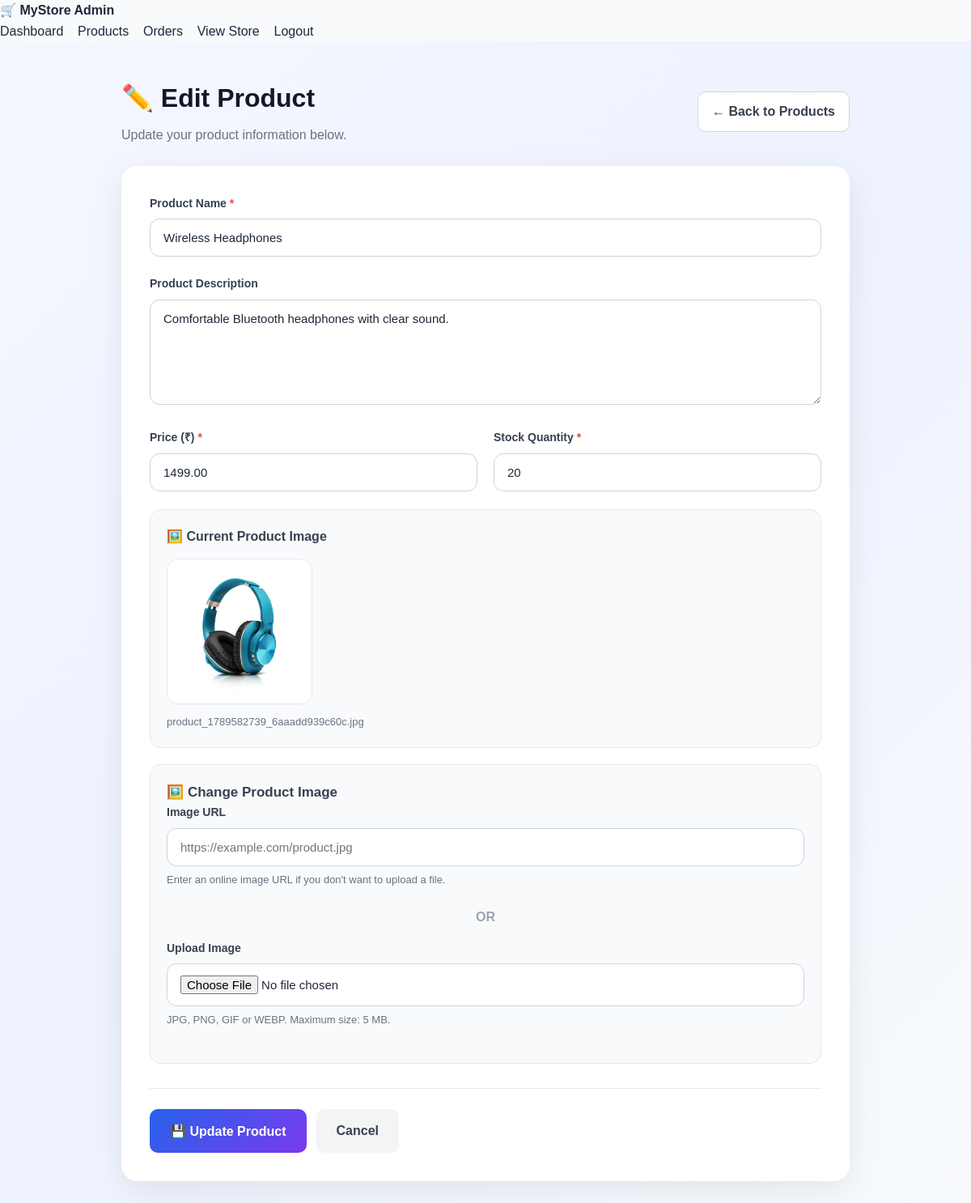
Page /admin/edit_product.php?id=1 (signed in) on the committed database.
### tables this page shows
CREATE TABLE `products` (
  `id` int(11) NOT NULL,
  `name` varchar(150) NOT NULL,
  `description` text DEFAULT NULL,
  `price` decimal(10,2) NOT NULL,
  `image` varchar(500) DEFAULT NULL,
  `stock` int(11) NOT NULL DEFAULT 0,
  `created_at` timestamp NOT NULL DEFAULT current_timestamp()
);

### admin/edit_product.php (the view, shortened to what this page needs)
<?php
require_once "../config/database.php";
$product_id = intval($_GET["id"]);
$stmt = $conn->prepare(
    "SELECT
        id,
        name,
        description,
        price,
        image,
        stock
     FROM products
     WHERE id = ?"
);
$stmt->bind_param("i", $product_id);
$stmt->execute();
$result = $stmt->get_result();
$product = $result->fetch_assoc();
$name = $product["name"];
$description = $product["description"] ?? "";
$price = $product["price"];
$image = $product["image"] ?? "";
$stock = $product["stock"];
?>
<!DOCTYPE html>
<html lang="en">
<head>
    <link
        rel="stylesheet"
        href="../assets/css/style.css"
    >
</head>
<body>
<nav class="admin-topbar">
    <div>
        <strong>
            🛒 MyStore Admin
        </strong>
    </div>
    <div>
        <a href="dashboard.php">
            Dashboard
        </a>
        <a href="products.php">
            Products
        </a>
        <a href="orders.php">
            Orders
        </a>
        <a href="../index.php">
            View Store
        </a>
        <a href="../logout.php">
            Logout
        </a>
    </div>
</nav>
<section class="edit-product-page">
    <div class="edit-container">
        <div class="edit-header">
            <div>
                <h1>
                    ✏️ Edit Product
                </h1>
                <p>
                    Update your product information below.
                </p>
            </div>
            <a
                href="products.php"
                class="back-btn"
            >
                ← Back to Products
            </a>
        </div>
        <div class="edit-card">
            <form
                method="POST"
                enctype="multipart/form-data"
            >
                <div class="form-group">
                    <label for="name">
                        Product Name
                        <span>*</span>
                    </label>
                    <input
                        type="text"
                        id="name"
                        name="name"
                        class="form-control"
                        value="<?php
                        echo htmlspecialchars($name);
                        ?>"
                        placeholder="Enter product name"
                        required
                    >
                </div>
                <div class="form-group">
                    <label for="description">
                        Product Description
                    </label>
                    <textarea
                        id="description"
                        name="description"
                        class="form-control"
                        placeholder="Enter product description"
                    ><?php
                    echo htmlspecialchars(
                        $description
                    );
                    ?></textarea>
                </div>
                <div class="form-row">
                    <div class="form-group">
                        <label for="price">
                            Price (₹)
                            <span>*</span>
                        </label>
                        <input
                            type="number"
                            id="price"
                            name="price"
                            class="form-control"
                            value="<?php
                            echo htmlspecialchars(
                                $price
                            );
                            ?>"
                            min="0"
                            step="0.01"
                            placeholder="2499.00"
                            required
                        >
                    </div>
                    <div class="form-group">
                        <label for="stock">
                            Stock Quantity
                            <span>*</span>
                        </label>
                        <input
                            type="number"
                            id="stock"
                            name="stock"
                            class="form-control"
                            value="<?php
                            echo htmlspecialchars(
                                $stock
                            );
                            ?>"
                            min="0"
                            step="1"
                            placeholder="10"
                            required
                        >
                    </div>
                </div>
                <div class="current-image-box">
                    <h3>
                        🖼️ Current Product Image
                    </h3>
                    <?php if (!empty($image)): ?>
                        <?php
                        if (
                            filter_var(
                                $image,
                                FILTER_VALIDATE_URL
                            )
                        ) {
                            $current_image =
                                $image;
                        } else {
                            $current_image =
                                "../assets/images/" .
                                basename($image);
                        }
                        ?>
                        <img
                            src="<?php
                            echo htmlspecialchars(
                                $current_image
                            );
                            ?>"
                            class="current-image"
                            alt="Current Product Image"
                            onerror="
                                this.style.display='none';
                                document.getElementById(
                                    'image-error'
                                ).style.display='flex';
                            "
                        >
                        <div class="image-name">
                            <?php
                            echo htmlspecialchars(
                                $image
                            );
                            ?>
                        </div>
                    <?php endif; ?>
                </div>
                <div class="image-section">
                    <h3>
                        🖼️ Change Product Image
                    </h3>
                    <div class="form-group">
                        <label for="image_url">
                            Image URL
                        </label>
                        <input
                            type="url"
                            id="image_url"
                            name="image_url"
                            class="form-control"
                            placeholder="https://example.com/product.jpg"
                        >
                        <div class="image-help">
                            Enter an online image URL if you
                            don't want to upload a file.
                        </div>
                    </div>
                    <div class="or-divider">
                        OR
                    </div>
                    <div class="form-group">
                        <label for="image_file">
                            Upload Image
                        </label>
                        <input
                            type="file"
                            id="image_file"
                            name="image_file"
                            class="form-control"
                            accept=".jpg,.jpeg,.png,.gif,.webp"
                        >
                        <div class="image-help">
                            JPG, PNG, GIF or WEBP.
                            Maximum size: 5 MB.
                        </div>
                    </div>
                </div>
                <div class="form-actions">
                    <button
                        type="submit"
                        class="update-btn"
                    >
                        💾 Update Product
                    </button>
                    <a
                        href="products.php"
                        class="cancel-btn"
                    >
                        Cancel
                    </a>
                </div>
            </form>
        </div>
    </div>
</section>
</body>
</html>

### assets/css/style.css (style rules this page uses)
* { margin: 0; padding: 0; box-sizing: border-box; }
html { scroll-behavior: smooth; }
body { font-family: Arial, Helvetica, sans-serif; background: #f8fafc; color: #1e293b; line-height: 1.6; }
a { text-decoration: none; color: inherit; }
button, input, textarea, select { font-family: inherit; }
img { max-width: 100%; display: block; }
.form-group { margin-bottom: 20px; }
.form-group label { display: block; margin-bottom: 8px; font-size: 14px; font-weight: 600; color: #334155; }
.form-group input, .form-group textarea, .form-group select { width: 100%; padding: 14px 16px; border: 1px solid #cbd5e1; border-radius: 12px; background: white; color: #1e293b; font-size: 15px; outline: none; transition: 0.3s; }

### admin/edit_product.php (style rules this page uses)
.edit-product-page { min-height: 100vh; padding: 45px 20px; background: linear-gradient( 135deg, #f5f7ff, #eef2ff, #f8fafc ); }
.edit-container { max-width: 900px; margin: auto; }
.edit-header { display: flex; justify-content: space-between; align-items: center; margin-bottom: 25px; gap: 20px; }
.edit-header h1 { margin: 0; font-size: 32px; color: #111827; }
.edit-header p { margin-top: 7px; color: #6b7280; }
.back-btn { display: inline-block; padding: 11px 17px; background: white; border: 1px solid #d1d5db; border-radius: 10px; color: #374151; text-decoration: none; font-weight: 600; transition: 0.3s; }
.edit-card { background: white; border-radius: 20px; padding: 35px; box-shadow: 0 12px 40px rgba(0, 0, 0, 0.08); }
.form-group { margin-bottom: 22px; }
.form-group label { display: block; margin-bottom: 8px; color: #374151; font-weight: 700; }
.form-group label span { color: #ef4444; }
.form-control { width: 100%; padding: 13px 14px; border: 1px solid #d1d5db; border-radius: 10px; font-size: 15px; font-family: inherit; outline: none; box-sizing: border-box; transition: 0.2s; }
textarea.form-control { min-height: 130px; resize: vertical; }
.form-row { display: grid; grid-template-columns: 1fr 1fr; gap: 20px; }
.current-image-box { background: #f8fafc; border: 1px solid #e5e7eb; border-radius: 14px; padding: 20px; margin-bottom: 20px; }
.current-image-box h3 { margin-top: 0; margin-bottom: 15px; color: #374151; font-size: 16px; }
.current-image { width: 180px; height: 180px; object-fit: cover; border-radius: 14px; background: #f3f4f6; border: 1px solid #e5e7eb; display: block; margin-bottom: 12px; }
.image-name { color: #6b7280; font-size: 13px; word-break: break-all; }
.image-section { background: #f8fafc; padding: 20px; border-radius: 14px; border: 1px solid #e5e7eb; margin-bottom: 25px; }
.image-section h3 { margin-top: 0; color: #374151; font-size: 17px; }
.image-help { color: #6b7280; font-size: 13px; margin-top: 7px; }
.or-divider { text-align: center; color: #9ca3af; margin: 15px 0; font-weight: 600; }
.form-actions { display: flex; gap: 12px; margin-top: 30px; padding-top: 25px; border-top: 1px solid #e5e7eb; }
.update-btn { border: none; padding: 14px 25px; border-radius: 10px; background: linear-gradient( 135deg, #2563eb, #7c3aed ); color: white; font-size: 16px; font-weight: 700; cursor: pointer; transition: 0.3s; }
.cancel-btn { display: inline-block; padding: 14px 25px; border-radius: 10px; background: #f3f4f6; color: #374151; text-decoration: none; font-weight: 700; }

### rows in the picture
products: name "Wireless Headphones", description "Comfortable Bluetooth headphones with clear sound.", price "1499.00", stock "20", image (picture), image "product_1789582739_6aaadd939c60c.jpg"
